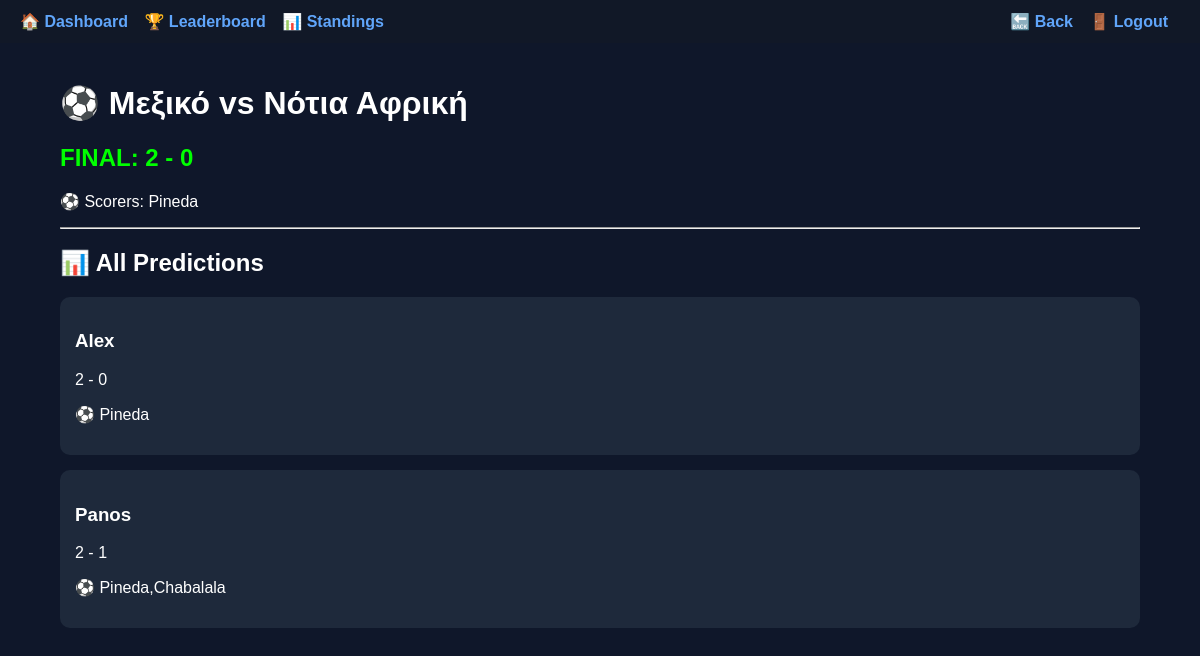
The app's page /match/1 with its own data.
### tables this page shows
CREATE TABLE matches (
        id INTEGER PRIMARY KEY AUTOINCREMENT,
        home_team TEXT,
        away_team TEXT,
        group_name TEXT,
        phase TEXT,
        kickoff TEXT,
        home_score INTEGER,
        away_score INTEGER,
        scorers TEXT,
        finished INTEGER DEFAULT 0,
        scored INTEGER DEFAULT 0
    );

CREATE TABLE predictions (
        id INTEGER PRIMARY KEY AUTOINCREMENT,
        player_id INTEGER,
        match_id INTEGER,
        home_score INTEGER,
        away_score INTEGER,
        scorers TEXT,
        points INTEGER DEFAULT 0,
        UNIQUE(player_id, match_id)
    );

CREATE TABLE users (
        id INTEGER PRIMARY KEY AUTOINCREMENT,
        username TEXT UNIQUE,
        password TEXT,
        role TEXT,
        points INTEGER DEFAULT 0,
        exact_scores INTEGER DEFAULT 0,
        correct_results INTEGER DEFAULT 0,
        correct_scorers INTEGER DEFAULT 0
    );

### app.py (the view)
@app.route("/match/<int:match_id>")
def match_page(match_id):
    conn = get_connection()
    cursor = conn.cursor()
    cursor.execute("""
        SELECT *
        FROM matches
        WHERE id=?
    """, (match_id,))
    match = cursor.fetchone()
    cursor.execute("""
        SELECT u.username, p.home_score, p.away_score, p.scorers
        FROM predictions p
        JOIN users u ON u.id = p.player_id
        WHERE p.match_id=?
        ORDER BY u.username
    """, (match_id,))
    predictions = cursor.fetchall()
    conn.close()
    return render_template(
        "match.html",
        match=match,
        predictions=predictions
    )

### models/database.py (called while the page is built)
def get_connection():
    return sqlite3.connect(DB_PATH)

### templates/match.html (shortened to what this page needs)
<!DOCTYPE html>
<html>
<head>
</head>
<body>
<div class="nav">
    <div>
        <a href="/dashboard">🏠 Dashboard</a>
        <a href="/leaderboard">🏆 Leaderboard</a>
        <a href="/standings">📊 Standings</a>
    </div>
    <div>
        <a href="javascript:history.back()">🔙 Back</a>
        <a href="/logout">🚪 Logout</a>
    </div>
</div>
<div class="container">
<h1>⚽ {{ match[1] }} vs {{ match[2] }}</h1>
{% if match[9] == 1 %}
    <h2 style="color:lime;">FINAL: {{ match[6] }} - {{ match[7] }}</h2>
    <p>⚽ Scorers: {{ match[8] }}</p>
{% else %}
    <h3>⏳ Upcoming match</h3>
{% endif %}
<hr>
<h2>📊 All Predictions</h2>
{% for p in predictions %}
<div class="card">
    <h3>{{ p[0] }}</h3>
    <p>{{ p[1] }} - {{ p[2] }}</p>
    <p>⚽ {{ p[3] }}</p>
</div>
{% endfor %}
</div>
</body>
</html>

### templates/match.html (style rules this page uses)
body { font-family: Arial; background:#0f172a; color:white; margin:0; }
.nav { background:#111827; padding:12px 20px; display:flex; justify-content:space-between; align-items:center; }
.nav a { color:#60a5fa; margin-right:12px; text-decoration:none; font-weight:bold; }
.container { width:90%; max-width:1100px; margin:auto; padding:20px; }
.card { background:#1e293b; padding:15px; margin:15px 0; border-radius:10px; }

### records on screen
matches: home_team "Μεξικό", away_team "Νότια Αφρική", home_score "2", away_score "0", scorers "Pineda"
predictions: username "Alex", home_score "2", away_score "0", scorers "Pineda"
predictions: username "Panos", home_score "2", away_score "1", scorers "Pineda,Chabalala"
